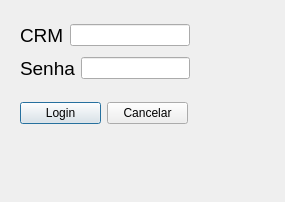
<?xml version="1.0" encoding="UTF-8"?>
<ui version="4.0">
 <class>janelaMedico</class>
 <widget class="QDialog" name="janelaMedico">
  <property name="geometry">
   <rect>
    <x>0</x>
    <y>0</y>
    <width>285</width>
    <height>202</height>
   </rect>
  </property>
  <property name="windowTitle">
   <string>Login médico</string>
  </property>
  <widget class="QWidget" name="layoutWidget">
   <property name="geometry">
    <rect>
     <x>20</x>
     <y>20</y>
     <width>170</width>
     <height>64</height>
    </rect>
   </property>
   <layout class="QGridLayout" name="gridLayout_4">
    <item row="0" column="0">
     <layout class="QGridLayout" name="gridLayout">
      <item row="0" column="0">
       <widget class="QLabel" name="label">
        <property name="font">
         <font>
          <pointsize>14</pointsize>
         </font>
        </property>
        <property name="text">
         <string>CRM</string>
        </property>
       </widget>
      </item>
      <item row="0" column="1">
       <widget class="QLineEdit" name="lineEditLogin"/>
      </item>
     </layout>
    </item>
    <item row="1" column="0">
     <layout class="QGridLayout" name="gridLayout_2">
      <item row="0" column="0">
       <widget class="QLabel" name="label_2">
        <property name="font">
         <font>
          <pointsize>14</pointsize>
         </font>
        </property>
        <property name="text">
         <string>Senha</string>
        </property>
       </widget>
      </item>
      <item row="0" column="1">
       <widget class="QLineEdit" name="lineEditSenha">
        <property name="echoMode">
         <enum>QLineEdit::Password</enum>
        </property>
       </widget>
      </item>
     </layout>
    </item>
   </layout>
  </widget>
  <widget class="QWidget" name="layoutWidget_2">
   <property name="geometry">
    <rect>
     <x>20</x>
     <y>100</y>
     <width>168</width>
     <height>26</height>
    </rect>
   </property>
   <layout class="QGridLayout" name="gridLayout_3">
    <item row="0" column="0">
     <widget class="QPushButton" name="pushButtonLogin">
      <property name="text">
       <string>Login</string>
      </property>
     </widget>
    </item>
    <item row="0" column="1">
     <widget class="QPushButton" name="pushButtonCancelar">
      <property name="text">
       <string>Cancelar</string>
      </property>
     </widget>
    </item>
   </layout>
  </widget>
 </widget>
 <tabstops>
  <tabstop>lineEditLogin</tabstop>
  <tabstop>lineEditSenha</tabstop>
  <tabstop>pushButtonLogin</tabstop>
  <tabstop>pushButtonCancelar</tabstop>
 </tabstops>
 <resources/>
 <connections/>
</ui>
